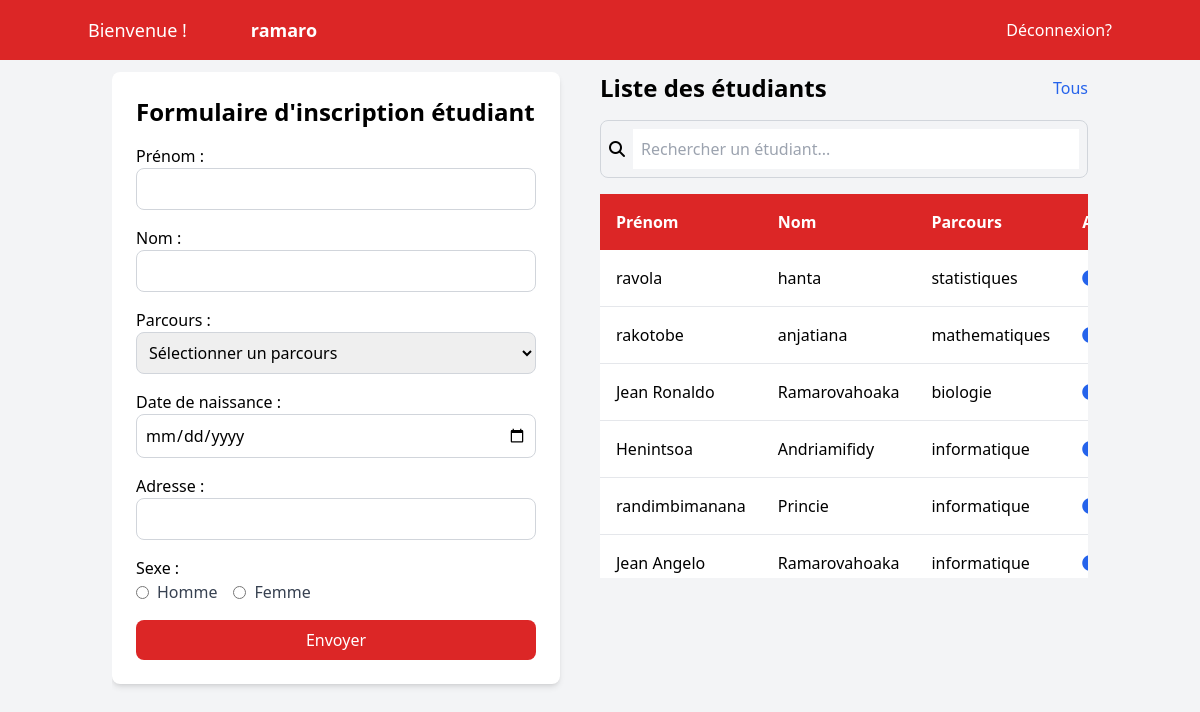
The page /controllers/etudiantController.php?action=read (signed in) on the database its author committed.
### tables this page shows
CREATE TABLE `etudiants` (
  `id` int NOT NULL AUTO_INCREMENT,
  `firstname` varchar(100) NOT NULL,
  `lastname` varchar(100) NOT NULL,
  `parcours` varchar(100) NOT NULL,
  `date_of_birth` date NOT NULL,
  `adresse` varchar(100) NOT NULL,
  `sex` varchar(100) NOT NULL,
  `created_at` timestamp NULL DEFAULT CURRENT_TIMESTAMP,
  PRIMARY KEY (`id`)
);

### classes/etudiants.php (called while the page is built, shortened)
<?php
    class Etudiants{
        private $pdo;
        public function __construct($db){
            $this->pdo = $db;
        }
        public function read(){
            $stmt=$this->pdo->prepare('SELECT * FROM etudiants ORDER BY created_at DESC');
            $stmt->execute();
            $etudiants=$stmt->fetchAll();
            return $etudiants;
        }
    }
?>

### display/etudiants/etudiants.php (the view, shortened to what this page needs)
<!DOCTYPE html>
<html lang="fr">
<head>
    <script src="https://cdn.tailwindcss.com"></script>
    <link rel="stylesheet" href="https://cdnjs.cloudflare.com/ajax/libs/font-awesome/6.6.0/css/all.min.css" />
</head>
<body class="bg-gray-100 font-sans h-screen">
    <header class="bg-red-600 text-white p-4 sticky top-0 z-10">
        <div class="container mx-auto flex justify-between items-center">
            <div class="text-lg flex space-x-16">
               <p>Bienvenue !</p>
               <span class="font-semibold"><?php echo $_SESSION["username"]?></span>
            </div>
            <div>
                <a href="../../controllers/userController.php?action=logout" class="text-white hover:text-gray-300">Déconnexion?</a>
            </div>
        </div>
    </header>
    <div class="container mx-auto px-6 py-3 h-full">
        <div class="flex h-full">
            <div class="w-1/2 overflow-y-auto max-h-screen pr-4">
                <div id="form-inscription" class="bg-white p-6 rounded-lg shadow-md h-auto">
                    <h2 class="text-2xl font-bold text-grenat-600 mb-4">Formulaire d'inscription étudiant</h2>
                    <form action="../../controllers/etudiantController.php?action=create" method="POST">
                        <div class="mb-4">
                            <label for="firstname" class="block text-grenat-600">Prénom :</label>
                            <input type="text" id="firstname" name="firstname" class="w-full p-2 border border-gray-300 rounded-lg" required>
                        </div>
                        <div class="mb-4">
                            <label for="lastname" class="block text-grenat-600">Nom :</label>
                            <input type="text" id="lastname" name="lastname" class="w-full p-2 border border-gray-300 rounded-lg" required>
                        </div>
                        <div class="mb-4">
                            <label for="parcours" class="block text-grenat-600">Parcours :</label>
                            <select id="parcours" name="parcours" class="w-full p-2 border border-gray-300 rounded-lg" required>
                                <option value="">Sélectionner un parcours</option>
                            </select>
                        </div>
                        <div class="mb-4">
                            <label for="date_of_birth" class="block text-grenat-600">Date de naissance :</label>
                            <input type="date" id="date_of_birth" name="date_of_birth" class="w-full p-2 border border-gray-300 rounded-lg" required>
                        </div>
                        <div class="mb-4">
                            <label for="adresse" class="block text-grenat-600">Adresse :</label>
                            <input type="text" id="adresse" name="adresse" class="w-full p-2 border border-gray-300 rounded-lg" required>
                        </div>
                        <div class="mb-4">
                            <span class="block text-grenat-600">Sexe :</span>
                            <div class="flex items-center space-x-4">
                                <label class="inline-flex items-center">
                                    <input type="radio" id="male" name="sex" value="male" class="text-grenat-600" required>
                                    <span class="ml-2 text-gray-700">Homme</span>
                                </label>
                                <label class="inline-flex items-center">
                                    <input type="radio" id="female" name="sex" value="female" class="text-grenat-600" required>
                                    <span class="ml-2 text-gray-700">Femme</span>
                                </label>
                            </div>
                        </div>
                        <button type="submit" class="bg-red-600 text-white p-2 rounded-lg w-full">Envoyer</button>
                    </form>
                </div>
            </div>
            <div class="w-1/2 sticky top-0 ml-6">
                <div class="flex items-center justify-between mb-4">
                    <h1 class="text-2xl font-bold text-grenat-600">Liste des étudiants</h1>
                    <a href="../../controllers/etudiantController.php?action=read" class="text-blue-600 hover:text-blue-800">Tous</a>
                </div>
                <form class="mb-4 flex items-center border border-gray-300 rounded-lg p-2" action="../../controllers/etudiantController.php?action=search" method="post">
                    <i class="fas fa-search text-grenat-600 mr-2"></i>
                    <input type="text" id="search" name="search" placeholder="Rechercher un étudiant..." class="p-2 w-full border-none focus:outline-none">
                </form>
                <div class="overflow-y-auto max-h-96">
                    <table class="w-full bg-white rounded-lg shadow-md">
                        <thead class="bg-red-600 text-white sticky top-0 z-10">
                            <tr>
                                <th class="p-4 text-left">Prénom</th>
                                <th class="p-4 text-left">Nom</th>
                                <th class="p-4 text-left">Parcours</th>
                                <th class="p-4 text-left">Actions</th>
                            </tr>
                        </thead>
                        <tbody class="divide-y divide-gray-200">
                            <?php foreach ($etudiants as $etudiant): ?>
                            <tr>
                                <td class="p-4"><?= $etudiant['firstname'] ?></td>
                                <td class="p-4"><?= $etudiant['lastname'] ?></td>
                                <td class="p-4"><?= $etudiant['parcours'] ?></td>
                                <td class="p-4 flex space-x-3">
                                    <a href="../../controllers/etudiantController.php?action=detail&id=<?= $etudiant['id'] ?>" class="text-blue-600 hover:text-blue-800" method="post"><i class="fas fa-info-circle"></i></a>
                                </td>
                            </tr>
                            <?php endforeach; ?>
                        </tbody>
                    </table>
                </div>
            </div>
        </div>
    </div>
</body>
</html>

### controllers/etudiantController.php (shortened to what this page needs)
<?php
    include_once '../classes/etudiants.php';
    $database= new Db();
    $db=$database->connection();
    $etudiant= new Etudiants($db);
    $action= isset($_GET['action'])? $_GET['action'] : die('error:action not found');
    switch($action){
        case 'read':
            $etudiant->id= $_SESSION['user_id'];
            $etudiants = $etudiant-> read();
                require '../display/etudiants/etudiants.php';
            break;
    }
?>

### rows shown on the page
etudiants: firstname "ravola", lastname "hanta", parcours "statistiques"
etudiants: firstname "rakotobe", lastname "anjatiana", parcours "mathematiques"
etudiants: firstname "Jean Ronaldo", lastname "Ramarovahoaka", parcours "biologie"
etudiants: firstname "Henintsoa", lastname "Andriamifidy", parcours "informatique"
etudiants: firstname "randimbimanana", lastname "Princie", parcours "informatique"
etudiants: firstname "Jean Angelo", lastname "Ramarovahoaka", parcours "informatique"

### other values the page prints
$_SESSION["username"] "ramaro"
